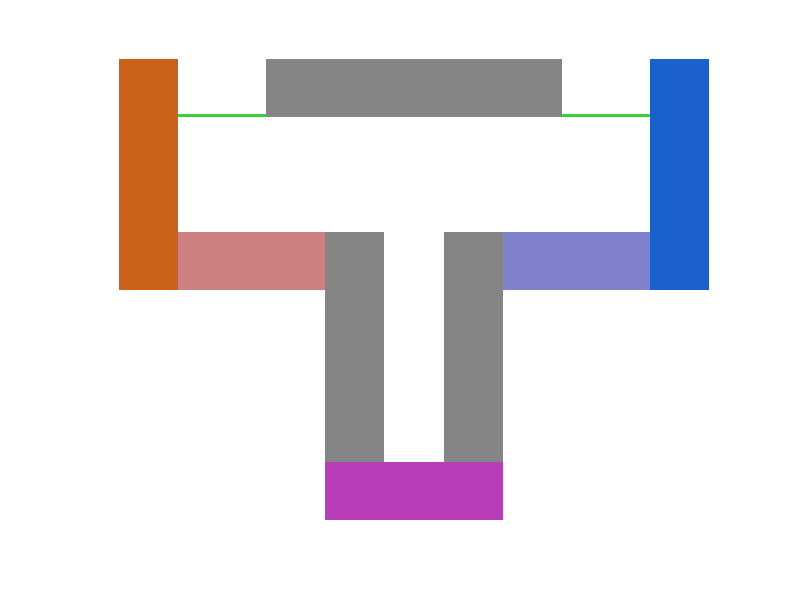

The MATLAB script that drew this image:
function draw_tmaze(plot_exit_line)

     if ~exist("plot_exit_line", "var")
         plot_exit_line = 1;
     end
    % ---------------------- Environment Config ----------------------
    
    zoom_coef = 2;
    
    xv = {};
    yv = {};
    cv = {};
    
    % top-left
    xv{1} =  [-5, -4, -4, -5, -5]  * zoom_coef;
    yv{1} =  [-1, -1, 3, 3, -1] * zoom_coef;
    cv{1} = [0.8000, 0.38000, 0.1000];
    
    % top-right
    xv{2} =  [5, 4, 4, 5, 5]  * zoom_coef;
    yv{2} =  [-1, -1, 3, 3, -1] * zoom_coef;
    cv{2} = [0.1000, 0.3800, 0.8000];
    
    % top
    xv{3} =  [2.5, -2.5, -2.5, 2.5, 2.5]  * zoom_coef;
    yv{3} =  [2, 2, 3, 3, 2] * zoom_coef;
    cv{3} = [0.5200, 0.5200, 0.5200];
    
    % middle-left
    xv{4} =  [-1.5, -4, -4, -1.5, -1.5]  * zoom_coef;
    yv{4} =  [-1, -1, 0, 0, -1] * zoom_coef;
    cv{4} = [0.8000, 0.5000, 0.5000];
    
    % middle-right
    xv{5} =  [1.5, 4, 4, 1.5, 1.5]  * zoom_coef;
    yv{5} =  [-1, -1, 0, 0, -1] * zoom_coef;
    cv{5} = [0.5000, 0.5000, 0.8000];
    
    % bottom-left
    xv{6} =  [-1.5, -1.5, -0.5, -0.5, -0.5]  * zoom_coef;
    yv{6} = [-4, 0, 0, -4, -4] * zoom_coef;
    cv{6} = [0.5200, 0.5200, 0.5200];
    
    % bottom-right
    xv{7} =  [1.5, 1.5, 0.5, 0.5, 0.5]  * zoom_coef;
    yv{7} = [-4, 0, 0, -4, -4] * zoom_coef;
    cv{7} = [0.5200, 0.5200, 0.5200];
    
    % bottom
    xv{8} =  [-1.5, -1.5, 1.5, 1.5, 1.5]  * zoom_coef;
    yv{8} = [-4, -5, -5, -4, -4] * zoom_coef;
    cv{8} = [0.7200, 0.2400, 0.7200];

    if plot_exit_line
        % exit line
        xv{9} =  [-4, -2.5, -2.5, -4, -4]  * zoom_coef;
        yv{9} =  [2, 2, 2.05, 2.05, 2] * zoom_coef;
        cv{9} = [0.2200, 0.8200, 0.2200];
        
        % exit line
        xv{10} =  [4, 2.5, 2.5, 4, 4]  * zoom_coef;
        yv{10} =  [2, 2, 2.05, 2.05, 2] * zoom_coef;
        cv{10} = [0.2200, 0.8200, 0.2200];
    end

    hold on
    box off
    axis off
    for i =1 : length(xv)
        fill(xv{i}, yv{i}, cv{i}, 'edgecolor', 'none')
    end

    xlim([-10.5, 10.5])
    ylim([-10.5, 6.5])
end